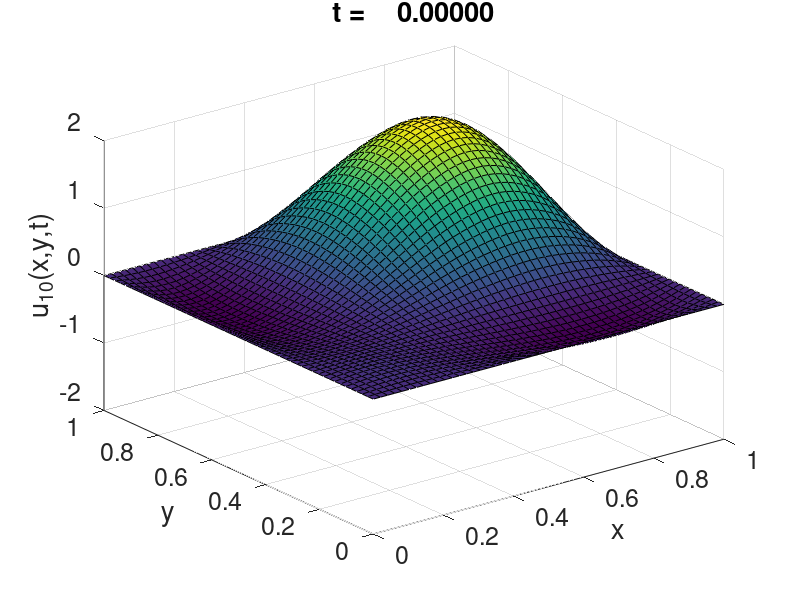
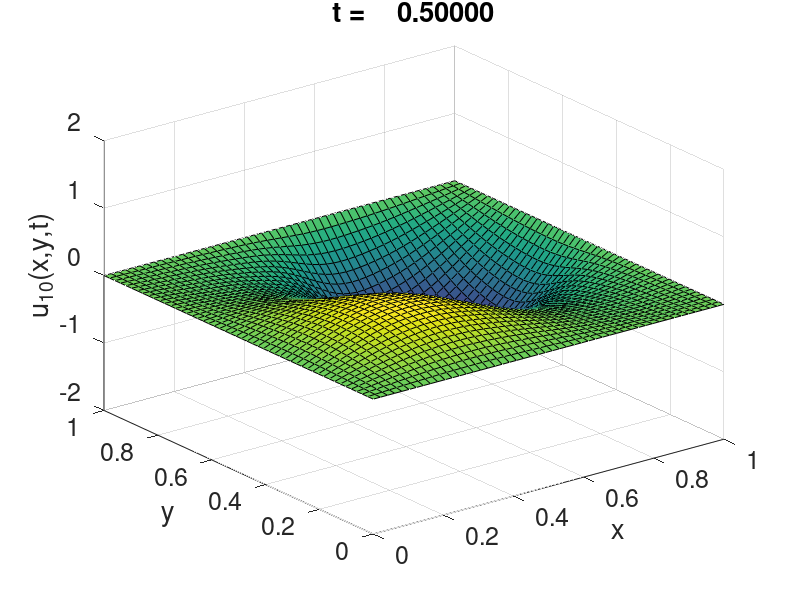
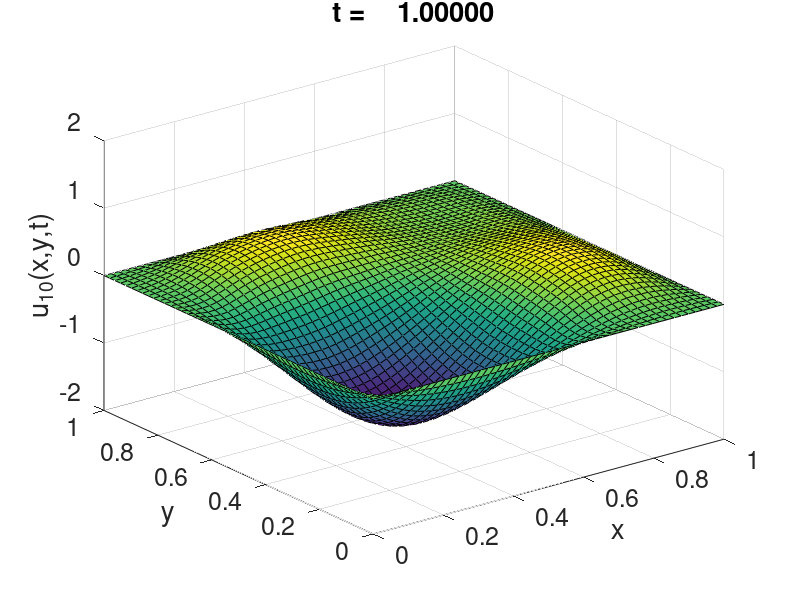
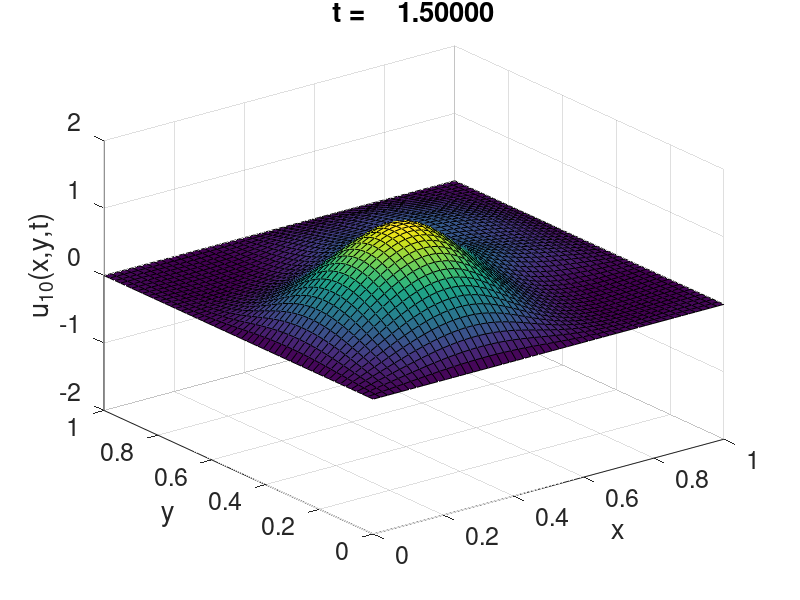

Source code (MATLAB) for these figures, in order:
clear
clc
N = 50;
x = linspace(0,1,N);
y = linspace(0,1,N);
[X,Y] = meshgrid(x,y);
nmax = 10;
tvec = [0 0.5 1.0 1.5 2.5];
for m=1:length(tvec)
    t = tvec(m);
    figure(1)
    clf
    U = zeros(N,N);
    for j=1:nmax
        for k=1:nmax 
            ajk = 100*(5+7*(-1)^j)*(5+7*(-1)^k)/(j^3*k^3*pi^6);
            lamjk = (j^2+k^2)*(pi^2);
            psijk = 2*sin(j*pi*X).*sin(k*pi*Y);
            U = U + ajk*cos(sqrt(lamjk)*t)*psijk;
        end
    end
    surf(X,Y,U)
    axis([0 1 0 1 -2 2])
    set(gca,'fontsize',18)
    xlabel('x')
    ylabel('y')
    zlabel('u_{10}(x,y,t)')
    title(sprintf('t = %10.5f\n', t))
    eval(sprintf('print -depsc2 wave2d_%d',m))
 end
